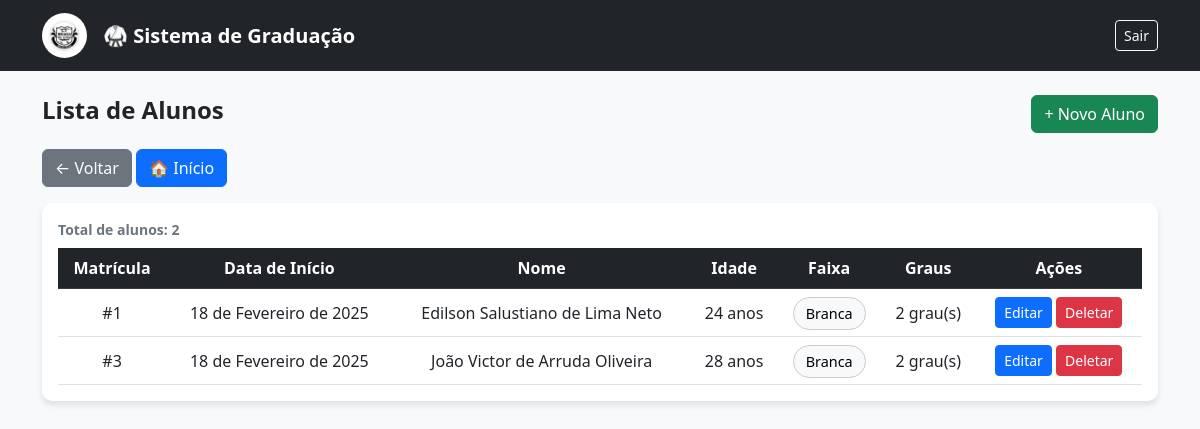
The page /alunos/ (signed in) on the database its author committed.
### alunos/models.py (models this page shows, shortened)
class Aluno(models.Model):
    faixa_choices = [
        ('branca', 'Branca'),
        ('cinza', 'Cinza'),
        ('amarelo', 'Amarelo'),
        ('laranja', 'Laranja'),
        ('verde', 'Verde'),
        ('azul', 'Azul'),
        ('roxa', 'Roxa'),
        ('marrom', 'Marrom'),
        ('preta', 'Preta'),
    ]
    matricula = models.AutoField(primary_key=True)
    date_inicio = models.DateField(null=True , blank=True)
    nome = models.CharField(max_length=350)
    idade = models.IntegerField()
    faixa = models.CharField(max_length=20, choices=faixa_choices)
    graus = models.IntegerField(default=0)
    modalidade = models.ForeignKey(Modalidade, on_delete=models.PROTECT, null=True, blank=True)
    plano = models.ForeignKey(Plano, on_delete=models.PROTECT, null=True, blank=True)

### alunos/views.py (the view)
# urls.py: path('', ListaAlunosView.as_view(), name= 'lista_alunos'),
class ListaAlunosView(LoginRequiredMixin, ListView):
    model = Aluno
    template_name = 'alunos/lista.html'
    context_object_name = 'alunos'
    def get_context_data(self, **kwargs):
        context = super().get_context_data(**kwargs)
        context['total_alunos'] = Aluno.objects.count()
        return context

### alunos/templates/alunos/lista.html
{% extends 'base.html' %}
{% block content %}
<div class="container">
    <div class="d-flex justify-content-between align-items-center mb-3">
        <h4 class="fw-bold">Lista de Alunos</h4>
        <a href="{% url 'novo_aluno' %}" class="btn btn-success">
            + Novo Aluno
        </a>
    </div>
    <div class="mb-3">
        <button onclick="history.back()" class="btn btn-secondary">
            ← Voltar
        </button>
        <a href="/" class="btn btn-primary">
            🏠 Início
        </a>
    </div>
<div class="tabela-alunos p-3">
    <div class="mb-2 text-secondary" style="font-size:14px;">
        <strong>Total de alunos: {{ total_alunos }}</strong>
    </div>
    <table class="table table-hover align-middle mb-0">
            <thead class="table-dark">
                <tr>
                    <th class="text-center">Matrícula</th>
                    <th class="text-center">Data de Início</th>
                    <th class="text-center">Nome</th>
                    <th class="text-center">Idade</th>
                    <th class="text-center">Faixa</th>
                    <th class="text-center">Graus</th>
                    <th class="text-center">Ações</th>
                </tr>
            </thead>
            <tbody>
                {% for aluno in alunos %}
                <tr>
                    <td class="text-center">#{{ aluno.matricula }}</td>
                    <td class="text-center">{{ aluno.date_inicio|date:"d \d\e F \d\e Y"}}</td>
                    <td class="text-center">{{ aluno.nome }}</td>
                    <td class="text-center">{{ aluno.idade }} anos</td>
                    <td class="text-center">
                        <span class="badge-faixa faixa-{{ aluno.faixa }}">
                            {{ aluno.get_faixa_display }}
                        </span>
                    </td>
                    <td class="text-center">{{ aluno.graus }} grau(s)</td>
                    <td class="text-center">
                        <a href="{% url 'editar_aluno' aluno.pk %}"
                           class="btn btn-sm btn-primary">
                            Editar
                        </a>
                        <a href="{% url 'deletar_aluno' aluno.pk %}"
                           class="btn btn-sm btn-danger">
                            Deletar
                        </a>
                    </td>
                </tr>
                {% empty %}
                <tr>
                    <td colspan="6" class="text-center text-muted py-4">
                        Nenhum aluno cadastrado ainda.
                    </td>
                </tr>
                {% endfor %}
            </tbody>
        </table>
    </div>
</div>
{% endblock %}

### templates/base.html (style rules this page uses)
body { background-color: #f8f9fa; }
.tabela-alunos { background-color: white; border-radius: 10px; box-shadow: 0 4px 6px rgba(0, 0, 0, 0.1); }
.badge-faixa { font-size: 0.9rem; padding: 6px 12px; border-radius: 20px; }
.faixa-branca { background-color: #f8f9fa; color: #000; border: 1px solid #ccc; }

### rows shown on the page
Aluno: matricula "1", date_inicio "18 de Fevereiro de 2025", nome "Edilson Salustiano de Lima Neto", idade "24", faixa "Branca", graus "2"
Aluno: matricula "3", date_inicio "18 de Fevereiro de 2025", nome "João Victor de Arruda Oliveira", idade "28", faixa "Branca", graus "2"

### other values the page prints
{{ total_alunos }} "2"
